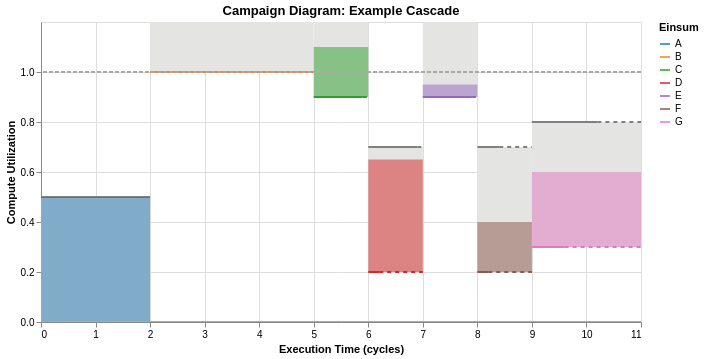
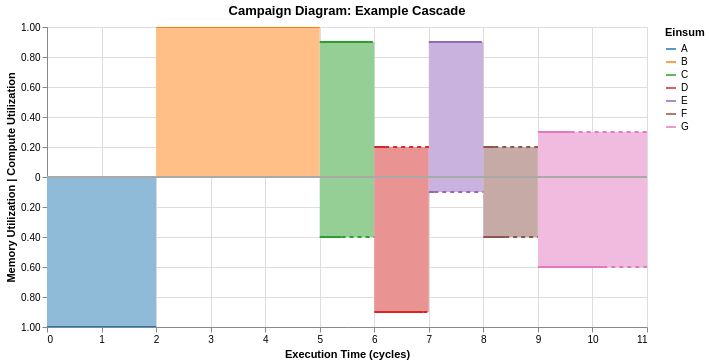

Here is the notebook cell these charts were saved with, in order:
### Code cell
chart, df = CampaignDiagram(cascade).draw(return_df=True)
chart_dual = CampaignDiagram(cascade).draw(dual_mode=True)
chart.interactive().show()
chart_dual.interactive().show()

### Figure 1 — Vega-Lite specification as saved in the notebook (floating-point values rounded to 4 significant figures)
{"config": {"view": {"continuousWidth": 300, "continuousHeight": 300}}, "layer": [{"layer": [{"layer": [{"layer": [{"mark": {"type": "rect", "color": "#E4E4E2"}, "encoding": {"tooltip": [{"field": "Einsum", "type": "nominal"}, {"field": "runtime", "type": "quantitative"}, {"field": "og_runtime", "type": "quantitative"}, {"field": "Memory_Utilization", "type": "quantitative"}, {"field": "Compute_Utilization", "type": "quantitative"}, {"field": "Compute_Utilization_plot", "type": "quantitative"}, {"field": "fusion_group", "type": "nominal"}, {"field": "memory_well", "type": "quantitative"}, {"field": "full_End_Time", "type": "quantitative"}, {"field": "throttled_duration", "type": "quantitative"}, {"field": "mem_throttled_duration", "type": "quantitative"}, {"field": "comp_throttled_duration", "type": "quantitative"}, {"field": "comp_perc", "type": "quantitative"}, {"field": "bw_perc", "type": "quantitative"}, {"field": "compute_type", "type": "nominal"}, {"field": "memory_type", "type": "nominal"}], "x": {"field": "Time_Stamp", "type": "quantitative"}, "x2": {"field": "full_End_Time"}, "y": {"field": "compute_limit_bot", "type": "quantitative"}, "y2": {"field": "compute_limit_top"}}, "name": "view_73c838f54dfe293d_0", "transform": [{"calculate": "datum.Compute_Utilization_plot + 0.5 * datum.memory_well", "as": "compute_limit_top"}, {"calculate": "datum.Compute_Utilization_plot", "as": "compute_limit_bot"}, {"calculate": "datum.Compute_Utilization_plot", "as": "y1"}, {"calculate": "datum.Compute_Utilization_plot + datum.Memory_Utilization * 0.5", "as": "y2"}]}, {"mark": {"type": "rule", "color": "gray", "size": 2, "strokeDash": [0, 0]}, "encoding": {"tooltip": [{"field": "Einsum", "type": "nominal"}, {"field": "runtime", "type": "quantitative"}, {"field": "og_runtime", "type": "quantitative"}, {"field": "Memory_Utilization", "type": "quantitative"}, {"field": "Compute_Utilization", "type": "quantitative"}, {"field": "Compute_Utilization_plot", "type": "quantitative"}, {"field": "fusion_group", "type": "nominal"}, {"field": "memory_well", "type": "quantitative"}, {"field": "full_End_Time", "type": "quantitative"}, {"field": "throttled_duration", "type": "quantitative"}, {"field": "mem_throttled_duration", "type": "quantitative"}, {"field": "comp_throttled_duration", "type": "quantitative"}, {"field": "comp_perc", "type": "quantitative"}, {"field": "bw_perc", "type": "quantitative"}, {"field": "compute_type", "type": "nominal"}, {"field": "memory_type", "type": "nominal"}], "x": {"field": "Time_Stamp", "type": "quantitative"}, "x2": {"field": "mb_End_Time"}, "y": {"field": "compute_limit_top", "type": "quantitative"}}, "transform": [{"calculate": "datum.Compute_Utilization_plot + 0.5 * datum.memory_well", "as": "compute_limit_top"}, {"calculate": "datum.Compute_Utilization_plot", "as": "compute_limit_bot"}, {"calculate": "datum.Compute_Utilization_plot", "as": "y1"}, {"calculate": "datum.Compute_Utilization_plot + datum.Memory_Utilization * 0.5", "as": "y2"}]}]}, {"mark": {"type": "rect", "opacity": 0.5}, "encoding": {"color": {"field": "Einsum", "legend": null, "scale": {"domain": ["A", "B", "C", "D", "E", "F", "G"], "range": ["#1f77b4", "#ff7f0e", "#2ca02c", "#d62728", "#9467bd", "#8c564b", "#e377c2"]}, "sort": ["A", "B", "C", "D", "E", "F", "G"], "type": "nominal"}, "tooltip": [{"field": "Einsum", "type": "nominal"}, {"field": "runtime", "type": "quantitative"}, {"field": "og_runtime", "type": "quantitative"}, {"field": "Memory_Utilization", "type": "quantitative"}, {"field": "Compute_Utilization", "type": "quantitative"}, {"field": "Compute_Utilization_plot", "type": "quantitative"}, {"field": "fusion_group", "type": "nominal"}, {"field": "memory_well", "type": "quantitative"}, {"field": "full_End_Time", "type": "quantitative"}, {"field": "throttled_duration", "type": "quantitative"}, {"field": "mem_throttled_duration", "type": "quantitative"}, {"field": "comp_throttled_duration", "type": "quantitative"}, {"field": "comp_perc", "type": "quantitative"}, {"field": "bw_perc", "type": "quantitative"}, {"field": "compute_type", "type": "nominal"}, {"field": "memory_type", "type": "nominal"}], "x": {"field": "Time_Stamp", "type": "quantitative"}, "x2": {"field": "full_End_Time"}, "y": {"field": "y1", "type": "quantitative"}, "y2": {"field": "y2"}}, "transform": [{"calculate": "datum.Compute_Utilization_plot + 0.5 * datum.memory_well", "as": "compute_limit_top"}, {"calculate": "datum.Compute_Utilization_plot", "as": "compute_limit_bot"}, {"calculate": "datum.Compute_Utilization_plot", "as": "y1"}, {"calculate": "datum.Compute_Utilization_plot + datum.Memory_Utilization * 0.5", "as": "y2"}]}, {"mark": {"type": "line", "interpolate": "step-after", "size": 2}, "encoding": {"color": {"field": "Einsum", "legend": null, "scale": {"domain": ["A", "B", "C", "D", "E", "F", "G"], "range": ["#1f77b4", "#ff7f0e", "#2ca02c", "#d62728", "#9467bd", "#8c564b", "#e377c2"]}, "sort": ["A", "B", "C", "D", "E", "F", "G"], "type": "nominal"}, "tooltip": [{"field": "Einsum", "type": "nominal"}, {"field": "runtime", "type": "quantitative"}, {"field": "og_runtime", "type": "quantitative"}, {"field": "Memory_Utilization", "type": "quantitative"}, {"field": "Compute_Utilization", "type": "quantitative"}, {"field": "Compute_Utilization_plot", "type": "quantitative"}, {"field": "fusion_group", "type": "nominal"}, {"field": "memory_well", "type": "quantitative"}, {"field": "full_End_Time", "type": "quantitative"}, {"field": "throttled_duration", "type": "quantitative"}, {"field": "mem_throttled_duration", "type": "quantitative"}, {"field": "comp_throttled_duration", "type": "quantitative"}, {"field": "comp_perc", "type": "quantitative"}, {"field": "bw_perc", "type": "quantitative"}, {"field": "compute_type", "type": "nominal"}, {"field": "memory_type", "type": "nominal"}], "x": {"field": "Time_Stamp", "type": "quantitative"}, "x2": {"field": "cb_End_Time"}, "y": {"axis": {"labelExpr": "format(datum.value, '.1f')", "title": "Compute Utilization", "values": [0, 0.2, 0.4, 0.6, 0.8, 1.0]}, "field": "Compute_Utilization_plot", "scale": {"domain": [0, 1.2]}, "title": "Compute Utilization", "type": "quantitative"}}, "transform": [{"calculate": "datum.Compute_Utilization_plot + 0.5 * datum.memory_well", "as": "compute_limit_top"}, {"calculate": "datum.Compute_Utilization_plot", "as": "compute_limit_bot"}, {"calculate": "datum.Compute_Utilization_plot", "as": "y1"}, {"calculate": "datum.Compute_Utilization_plot + datum.Memory_Utilization * 0.5", "as": "y2"}]}, {"mark": {"type": "rule", "color": "gray", "size": 2, "strokeDash": [4, 4]}, "encoding": {"tooltip": [{"field": "Einsum", "type": "nominal"}, {"field": "runtime", "type": "quantitative"}, {"field": "og_runtime", "type": "quantitative"}, {"field": "Memory_Utilization", "type": "quantitative"}, {"field": "Compute_Utilization", "type": "quantitative"}, {"field": "Compute_Utilization_plot", "type": "quantitative"}, {"field": "fusion_group", "type": "nominal"}, {"field": "memory_well", "type": "quantitative"}, {"field": "full_End_Time", "type": "quantitative"}, {"field": "throttled_duration", "type": "quantitative"}, {"field": "mem_throttled_duration", "type": "quantitative"}, {"field": "comp_throttled_duration", "type": "quantitative"}, {"field": "comp_perc", "type": "quantitative"}, {"field": "bw_perc", "type": "quantitative"}, {"field": "compute_type", "type": "nominal"}, {"field": "memory_type", "type": "nominal"}], "x": {"field": "mb_End_Time", "type": "quantitative"}, "x2": {"field": "full_End_Time"}, "y": {"field": "compute_limit_top", "type": "quantitative"}}, "transform": [{"calculate": "datum.Compute_Utilization_plot + 0.5 * datum.memory_well", "as": "compute_limit_top"}, {"calculate": "datum.Compute_Utilization_plot", "as": "compute_limit_bot"}, {"calculate": "datum.Compute_Utilization_plot", "as": "y1"}, {"calculate": "datum.Compute_Utilization_plot + datum.Memory_Utilization * 0.5", "as": "y2"}]}, {"data": {"name": "data-21eb608e889e5d47b8d705c02560f709"}, "mark": {"type": "rule", "size": 2, "strokeDash": [4, 4]}, "encoding": {"color": {"field": "Einsum", "legend": null, "scale": {"domain": ["A", "B", "C", "D", "E", "F", "G"], "range": ["#1f77b4", "#ff7f0e", "#2ca02c", "#d62728", "#9467bd", "#8c564b", "#e377c2"]}, "sort": ["A", "B", "C", "D", "E", "F", "G"], "type": "nominal"}, "tooltip": [{"field": "Einsum", "type": "nominal"}, {"field": "x", "type": "quantitative"}, {"field": "x2", "type": "quantitative"}], "x": {"field": "x", "type": "quantitative"}, "x2": {"field": "x2"}, "y": {"field": "y", "type": "quantitative"}}}], "data": {"name": "data-c489a3a5f671f9a9bc5dcd604862e1ed"}, "encoding": {"x": {"field": "Time_Stamp", "title": "Execution Time (cycles)", "type": "quantitative"}}, "resolve": {"scale": {"color": "independent"}}}, {"data": {"name": "data-62270e77d641448c13ff0a9fcf3e6578"}, "mark": {"type": "rule", "color": "darkgray", "size": 2, "strokeDash": [4, 2]}, "encoding": {"y": {"field": "y", "type": "quantitative"}}}]}, {"data": {"name": "data-87e69d7a9d7ae5b02a22f807b2d20c57"}, "mark": {"type": "rule", "color": "darkgray", "size": 2, "strokeDash": [0, 0]}, "encoding": {"y": {"field": "y", "type": "quantitative"}}}, {"data": {"name": "data-f5e81339894137a16306520676b25299"}, "mark": {"type": "line", "opacity": 0}, "encoding": {"color": {"field": "Einsum", "legend": {"title": "Einsum"}, "scale": {"domain": ["A", "B", "C", "D", "E", "F", "G"], "range": ["#1f77b4", "#ff7f0e", "#2ca02c", "#d62728", "#9467bd", "#8c564b", "#e377c2"]}, "sort": ["A", "B", "C", "D", "E", "F", "G"], "type": "nominal"}}}], "height": 300, "params": [{"name": "param_1e9efca18e7a2868", "select": {"type": "interval", "encodings": ["x", "y"]}, "bind": "scales", "views": ["view_73c838f54dfe293d_0"]}], "title": "Campaign Diagram: Example Cascade", "width": 600, "$schema": "https://vega.github.io/schema/vega-lite/v6.4.1.json", "datasets": {"data-c489a3a5f671f9a9bc5dcd604862e1ed": [{"Einsum": "A", "fusion_group": "fg1", "fusion_type": "STRONG", "Starting_Time": 0.0, "Time_Stamp": 0.0, "End_Time": 2.0, "cb_End_Time": 0.0, "mb_End_Time": 2.0, "full_End_Time": 2.0, "runtime": 2.0, "og_runtime": 2.0, "Compute_Utilization": 0.0, "Compute_Utilization_plot": 0.0, "Memory_Utilization": 1.0, "Memory_Utilization_plot": 1.0, "memory_well": 1.0, "cutil_start": 0.0, "mutil_start": 0.0, "compute_color": "#332288", "bw_color": "#9990C3", "throttled": false, "throttled_duration": 0.0, "mem_throttled_duration": 0.0, "comp_throttled_duration": 2.0, "comp_perc": 1.0, "bw_perc": 1.0, "compute_type": "Compute Pool", "memory_type": "Memory Pool"}, {"Einsum": "B", "fusion_group": "fg1", "fusion_type": "STRONG", "Starting_Time": 2.0, "Time_Stamp": 2.0, "End_Time": 5.0, "cb_End_Time": 5.0, "mb_End_Time": 2.0, "full_End_Time": 5.0, "runtime": 3.0, "og_runtime": 3.0, "Compute_Utilization": 1.0, "Compute_Utilization_plot": 1.0, "Memory_Utilization": 0.0, "Memory_Utilization_plot": 0.0, "memory_well": 1.0, "cutil_start": 0.0, "mutil_start": 0.0, "compute_color": "#117733", "bw_color": "#88BB99", "throttled": false, "throttled_duration": 0.0, "mem_throttled_duration": 3.0, "comp_throttled_duration": 0.0, "comp_perc": 1.0, "bw_perc": 1.0, "compute_type": "Compute Pool", "memory_type": "Memory Pool"}, {"Einsum": "C", "fusion_group": "fg2", "fusion_type": "STRONG", "Starting_Time": 5.0, "Time_Stamp": 5.0, "End_Time": 5.9, "cb_End_Time": 5.9, "mb_End_Time": 5.4, "full_End_Time": 6.0, "runtime": 1.0, "og_runtime": 1.0, "Compute_Utilization": 0.9, "Compute_Utilization_plot": 0.9, "Memory_Utilization": 0.4, "Memory_Utilization_plot": 0.4, "memory_well": 1.0, "cutil_start": 0.0, "mutil_start": 0.0, "compute_color": "#882255", "bw_color": "#C390AA", "throttled": true, "throttled_duration": 0.1, "mem_throttled_duration": 0.6, "comp_throttled_duration": 0.1, "comp_perc": 1.0, "bw_perc": 1.0, "compute_type": "Compute Pool", "memory_type": "Memory Pool"}, {"Einsum": "D", "fusion_group": "fg2", "fusion_type": "STRONG", "Starting_Time": 6.0, "Time_Stamp": 6.0, "End_Time": 6.9, "cb_End_Time": 6.2, "mb_End_Time": 6.9, "full_End_Time": 7.0, "runtime": 1.0, "og_runtime": 1.0, "Compute_Utilization": 0.2, "Compute_Utilization_plot": 0.2, "Memory_Utilization": 0.9, "Memory_Utilization_plot": 0.9, "memory_well": 1.0, "cutil_start": 0.0, "mutil_start": 0.0, "compute_color": "#44AA99", "bw_color": "#A1D4CC", "throttled": true, "throttled_duration": 0.1, "mem_throttled_duration": 0.1, "comp_throttled_duration": 0.8, "comp_perc": 1.0, "bw_perc": 1.0, "compute_type": "Compute Pool", "memory_type": "Memory Pool"}, {"Einsum": "E", "fusion_group": "fg3", "fusion_type": "STRONG", "Starting_Time": 7.0, "Time_Stamp": 7.0, "End_Time": 7.9, "cb_End_Time": 7.9, "mb_End_Time": 7.1, "full_End_Time": 8.0, "runtime": 1.0, "og_runtime": 1.0, "Compute_Utilization": 0.9, "Compute_Utilization_plot": 0.9, "Memory_Utilization": 0.1, "Memory_Utilization_plot": 0.1, "memory_well": 1.0, "cutil_start": 0.0, "mutil_start": 0.0, "compute_color": "#999933", "bw_color": "#CCCC99", "throttled": true, "throttled_duration": 0.1, "mem_throttled_duration": 0.9, "comp_throttled_duration": 0.1, "comp_perc": 1.0, "bw_perc": 1.0, "compute_type": "Compute Pool", "memory_type": "Memory Pool"}, {"Einsum": "F", "fusion_group": "fg3", "fusion_type": "STRONG", "Starting_Time": 8.0, "Time_Stamp": 8.0, "End_Time": 8.4, "cb_End_Time": 8.2, "mb_End_Time": 8.4, "full_End_Time": 9.0, "runtime": 1.0, "og_runtime": 1.0, "Compute_Utilization": 0.2, "Compute_Utilization_plot": 0.2, "Memory_Utilization": 0.4, "Memory_Utilization_plot": 0.4, "memory_well": 1.0, "cutil_start": 0.0, "mutil_start": 0.0, "compute_color": "#AA4499", "bw_color": "#D4A1CC", "throttled": true, "throttled_duration": 0.6, "mem_throttled_duration": 0.6, "comp_throttled_duration": 0.8, "comp_perc": 1.0, "bw_perc": 1.0, "compute_type": "Compute Pool", "memory_type": "Memory Pool"}, {"Einsum": "G", "fusion_group": "fg3", "fusion_type": "STRONG", "Starting_Time": 9.0, "Time_Stamp": 9.0, "End_Time": 10.2, "cb_End_Time": 9.6, "mb_End_Time": 10.2, "full_End_Time": 11.0, "runtime": 2.0, "og_runtime": 2.0, "Compute_Utilization": 0.3, "Compute_Utilization_plot": 0.3, "Memory_Utilization": 0.6, "Memory_Utilization_plot": 0.6, "memory_well": 1.0, "cutil_start": 0.0, "mutil_start": 0.0, "compute_color": "#DDCC77", "bw_color": "#EEE5BB", "throttled": true, "throttled_duration": 0.8, "mem_throttled_duration": 0.8, "comp_throttled_duration": 1.4, "comp_perc": 1.0, "bw_perc": 1.0, "compute_type": "Compute Pool", "memory_type": "Memory Pool"}], "data-21eb608e889e5d47b8d705c02560f709": [{"Einsum": "A", "x": 0.0, "x2": 2.0, "y": 0.0, "color": "#332288"}, {"Einsum": "C", "x": 5.9, "x2": 6.0, "y": 0.9, "color": "#882255"}, {"Einsum": "D", "x": 6.2, "x2": 7.0, "y": 0.2, "color": "#44AA99"}, {"Einsum": "E", "x": 7.9, "x2": 8.0, "y": 0.9, "color": "#999933"}, {"Einsum": "F", "x": 8.2, "x2": 9.0, "y": 0.2, "color": "#AA4499"}, {"Einsum": "G", "x": 9.6, "x2": 11.0, "y": 0.3, "color": "#DDCC77"}], "data-62270e77d641448c13ff0a9fcf3e6578": [{"y": 1.0}], "data-87e69d7a9d7ae5b02a22f807b2d20c57": [{"y": 0.0}], "data-f5e81339894137a16306520676b25299": [{"Einsum": "A", "fusion_group": "fg1", "fusion_type": "STRONG", "Starting_Time": 0.0, "Time_Stamp": 0.0, "End_Time": 2.0, "cb_End_Time": 0.0, "mb_End_Time": 2.0, "full_End_Time": 2.0, "runtime": 2.0, "og_runtime": 2.0, "Compute_Utilization": 0.0, "Compute_Utilization_plot": 0.0, "Memory_Utilization": 1.0, "Memory_Utilization_plot": 1.0, "memory_well": 1.0, "cutil_start": 0.0, "mutil_start": 0.0, "compute_color": "#332288", "bw_color": "#9990C3", "throttled": false, "throttled_duration": 0.0, "mem_throttled_duration": 0.0, "comp_throttled_duration": 2.0, "comp_perc": 1.0, "bw_perc": 1.0, "compute_type": "Compute Pool", "memory_type": "Memory Pool"}]}}

### Figure 2 — Vega-Lite specification as saved in the notebook (floating-point values rounded to 4 significant figures)
{"config": {"view": {"continuousWidth": 300, "continuousHeight": 300}}, "layer": [{"layer": [{"data": {"name": "data-c489a3a5f671f9a9bc5dcd604862e1ed"}, "mark": {"type": "rect", "opacity": 1}, "encoding": {"color": {"field": "Einsum", "legend": null, "scale": {"domain": ["A", "B", "C", "D", "E", "F", "G"], "range": ["#8FBBD9", "#FFBF86", "#95CF95", "#EA9393", "#C9B3DE", "#C5AAA5", "#F1BBE0"]}, "sort": ["A", "B", "C", "D", "E", "F", "G"], "type": "nominal"}, "tooltip": [{"field": "Einsum", "type": "nominal"}, {"field": "runtime", "type": "quantitative"}, {"field": "og_runtime", "type": "quantitative"}, {"field": "Memory_Utilization", "type": "quantitative"}, {"field": "Compute_Utilization", "type": "quantitative"}, {"field": "Compute_Utilization_plot", "type": "quantitative"}, {"field": "fusion_group", "type": "nominal"}, {"field": "memory_well", "type": "quantitative"}, {"field": "full_End_Time", "type": "quantitative"}, {"field": "throttled_duration", "type": "quantitative"}, {"field": "mem_throttled_duration", "type": "quantitative"}, {"field": "comp_throttled_duration", "type": "quantitative"}, {"field": "comp_perc", "type": "quantitative"}, {"field": "bw_perc", "type": "quantitative"}, {"field": "compute_type", "type": "nominal"}, {"field": "memory_type", "type": "nominal"}], "x": {"field": "Starting_Time", "type": "quantitative"}, "x2": {"field": "full_End_Time"}, "y": {"field": "cutil_start", "type": "quantitative"}, "y2": {"field": "Compute_Utilization_plot"}}, "name": "view_7bb7e8450f5c1fbc_0", "transform": [{"calculate": "datum.Compute_Utilization_plot + 0.5 * datum.memory_well", "as": "compute_limit_top"}, {"calculate": "datum.Compute_Utilization_plot", "as": "compute_limit_bot"}, {"calculate": "datum.Compute_Utilization_plot", "as": "y1"}, {"calculate": "datum.Compute_Utilization_plot + datum.Memory_Utilization * 0.5", "as": "y2"}]}, {"data": {"name": "data-c489a3a5f671f9a9bc5dcd604862e1ed"}, "mark": {"type": "rect", "opacity": 1}, "encoding": {"color": {"field": "Einsum", "legend": null, "scale": {"domain": ["A", "B", "C", "D", "E", "F", "G"], "range": ["#8FBBD9", "#FFBF86", "#95CF95", "#EA9393", "#C9B3DE", "#C5AAA5", "#F1BBE0"]}, "sort": ["A", "B", "C", "D", "E", "F", "G"], "type": "nominal"}, "tooltip": [{"field": "Einsum", "type": "nominal"}, {"field": "runtime", "type": "quantitative"}, {"field": "og_runtime", "type": "quantitative"}, {"field": "Memory_Utilization", "type": "quantitative"}, {"field": "Compute_Utilization", "type": "quantitative"}, {"field": "Compute_Utilization_plot", "type": "quantitative"}, {"field": "fusion_group", "type": "nominal"}, {"field": "memory_well", "type": "quantitative"}, {"field": "full_End_Time", "type": "quantitative"}, {"field": "throttled_duration", "type": "quantitative"}, {"field": "mem_throttled_duration", "type": "quantitative"}, {"field": "comp_throttled_duration", "type": "quantitative"}, {"field": "comp_perc", "type": "quantitative"}, {"field": "bw_perc", "type": "quantitative"}, {"field": "compute_type", "type": "nominal"}, {"field": "memory_type", "type": "nominal"}], "x": {"field": "Starting_Time", "type": "quantitative"}, "x2": {"field": "full_End_Time"}, "y": {"axis": {"labelExpr": "abs(datum.value) == 0 ? '0' : format(abs(datum.value), '.2f')"}, "field": "mutil_start", "scale": {"domain": [-1, 1]}, "title": "Memory Utilization | Compute Utilization", "type": "quantitative"}, "y2": {"field": "neg_mem_util"}}, "transform": [{"calculate": "datum.Compute_Utilization_plot + 0.5 * datum.memory_well", "as": "compute_limit_top"}, {"calculate": "datum.Compute_Utilization_plot", "as": "compute_limit_bot"}, {"calculate": "datum.Compute_Utilization_plot", "as": "y1"}, {"calculate": "datum.Compute_Utilization_plot + datum.Memory_Utilization * 0.5", "as": "y2"}, {"calculate": "-datum.mutil_start", "as": "mutil_start"}, {"calculate": "-datum.Memory_Utilization_plot", "as": "neg_mem_util"}]}, {"data": {"name": "data-c489a3a5f671f9a9bc5dcd604862e1ed"}, "mark": {"type": "line", "interpolate": "step-after", "size": 2}, "encoding": {"color": {"field": "Einsum", "legend": null, "scale": {"domain": ["A", "B", "C", "D", "E", "F", "G"], "range": ["#1f77b4", "#ff7f0e", "#2ca02c", "#d62728", "#9467bd", "#8c564b", "#e377c2"]}, "sort": ["A", "B", "C", "D", "E", "F", "G"], "type": "nominal"}, "tooltip": [{"field": "Einsum", "type": "nominal"}, {"field": "runtime", "type": "quantitative"}, {"field": "og_runtime", "type": "quantitative"}, {"field": "Memory_Utilization", "type": "quantitative"}, {"field": "Compute_Utilization", "type": "quantitative"}, {"field": "Compute_Utilization_plot", "type": "quantitative"}, {"field": "fusion_group", "type": "nominal"}, {"field": "memory_well", "type": "quantitative"}, {"field": "full_End_Time", "type": "quantitative"}, {"field": "throttled_duration", "type": "quantitative"}, {"field": "mem_throttled_duration", "type": "quantitative"}, {"field": "comp_throttled_duration", "type": "quantitative"}, {"field": "comp_perc", "type": "quantitative"}, {"field": "bw_perc", "type": "quantitative"}, {"field": "compute_type", "type": "nominal"}, {"field": "memory_type", "type": "nominal"}], "x": {"field": "Starting_Time", "type": "quantitative"}, "x2": {"field": "cb_End_Time"}, "y": {"field": "Compute_Utilization_plot", "type": "quantitative"}}, "transform": [{"calculate": "datum.Compute_Utilization_plot + 0.5 * datum.memory_well", "as": "compute_limit_top"}, {"calculate": "datum.Compute_Utilization_plot", "as": "compute_limit_bot"}, {"calculate": "datum.Compute_Utilization_plot", "as": "y1"}, {"calculate": "datum.Compute_Utilization_plot + datum.Memory_Utilization * 0.5", "as": "y2"}]}, {"data": {"name": "data-c489a3a5f671f9a9bc5dcd604862e1ed"}, "mark": {"type": "line", "interpolate": "step-after", "size": 2}, "encoding": {"color": {"field": "Einsum", "legend": null, "scale": {"domain": ["A", "B", "C", "D", "E", "F", "G"], "range": ["#1f77b4", "#ff7f0e", "#2ca02c", "#d62728", "#9467bd", "#8c564b", "#e377c2"]}, "sort": ["A", "B", "C", "D", "E", "F", "G"], "type": "nominal"}, "tooltip": [{"field": "Einsum", "type": "nominal"}, {"field": "runtime", "type": "quantitative"}, {"field": "og_runtime", "type": "quantitative"}, {"field": "Memory_Utilization", "type": "quantitative"}, {"field": "Compute_Utilization", "type": "quantitative"}, {"field": "Compute_Utilization_plot", "type": "quantitative"}, {"field": "fusion_group", "type": "nominal"}, {"field": "memory_well", "type": "quantitative"}, {"field": "full_End_Time", "type": "quantitative"}, {"field": "throttled_duration", "type": "quantitative"}, {"field": "mem_throttled_duration", "type": "quantitative"}, {"field": "comp_throttled_duration", "type": "quantitative"}, {"field": "comp_perc", "type": "quantitative"}, {"field": "bw_perc", "type": "quantitative"}, {"field": "compute_type", "type": "nominal"}, {"field": "memory_type", "type": "nominal"}], "x": {"field": "Starting_Time", "type": "quantitative"}, "x2": {"field": "mb_End_Time"}, "y": {"field": "neg_mem_util", "type": "quantitative"}}, "transform": [{"calculate": "datum.Compute_Utilization_plot + 0.5 * datum.memory_well", "as": "compute_limit_top"}, {"calculate": "datum.Compute_Utilization_plot", "as": "compute_limit_bot"}, {"calculate": "datum.Compute_Utilization_plot", "as": "y1"}, {"calculate": "datum.Compute_Utilization_plot + datum.Memory_Utilization * 0.5", "as": "y2"}, {"calculate": "-datum.Memory_Utilization_plot", "as": "neg_mem_util"}]}, {"data": {"name": "data-a0a55d106695e8d630baff0f16eee66d"}, "mark": {"type": "line", "color": "black", "interpolate": "step-after", "size": 2}, "encoding": {"y": {"field": "y", "type": "quantitative"}}}, {"data": {"name": "data-b972ad16b7468b44fdc599ddaef6dbc2"}, "mark": {"type": "rule", "size": 2, "strokeDash": [4, 4]}, "encoding": {"color": {"field": "Einsum", "legend": null, "scale": {"domain": ["A", "B", "C", "D", "E", "F", "G"], "range": ["#1f77b4", "#ff7f0e", "#2ca02c", "#d62728", "#9467bd", "#8c564b", "#e377c2"]}, "sort": ["A", "B", "C", "D", "E", "F", "G"], "type": "nominal"}, "tooltip": [{"field": "Einsum", "type": "nominal"}, {"field": "x", "type": "quantitative"}, {"field": "x2", "type": "quantitative"}], "x": {"field": "x", "type": "quantitative"}, "x2": {"field": "x2"}, "y": {"field": "y", "type": "quantitative"}}}, {"data": {"name": "data-21eb608e889e5d47b8d705c02560f709"}, "mark": {"type": "rule", "size": 2, "strokeDash": [4, 4]}, "encoding": {"color": {"field": "Einsum", "legend": null, "scale": {"domain": ["A", "B", "C", "D", "E", "F", "G"], "range": ["#1f77b4", "#ff7f0e", "#2ca02c", "#d62728", "#9467bd", "#8c564b", "#e377c2"]}, "sort": ["A", "B", "C", "D", "E", "F", "G"], "type": "nominal"}, "tooltip": [{"field": "Einsum", "type": "nominal"}, {"field": "x", "type": "quantitative"}, {"field": "x2", "type": "quantitative"}], "x": {"field": "x", "type": "quantitative"}, "x2": {"field": "x2"}, "y": {"field": "y", "type": "quantitative"}}}], "encoding": {"x": {"field": "Time_Stamp", "title": "Execution Time (cycles)", "type": "quantitative"}}, "resolve": {"scale": {"color": "independent"}}}, {"data": {"name": "data-87e69d7a9d7ae5b02a22f807b2d20c57"}, "mark": {"type": "rule", "color": "darkgray", "size": 2, "strokeDash": [0, 0]}, "encoding": {"y": {"field": "y", "type": "quantitative"}}}, {"data": {"name": "data-f5e81339894137a16306520676b25299"}, "mark": {"type": "line", "opacity": 0}, "encoding": {"color": {"field": "Einsum", "legend": {"title": "Einsum"}, "scale": {"domain": ["A", "B", "C", "D", "E", "F", "G"], "range": ["#1f77b4", "#ff7f0e", "#2ca02c", "#d62728", "#9467bd", "#8c564b", "#e377c2"]}, "sort": ["A", "B", "C", "D", "E", "F", "G"], "type": "nominal"}}}], "height": 300, "params": [{"name": "param_1e9efca18e7a2868", "select": {"type": "interval", "encodings": ["x", "y"]}, "bind": "scales", "views": ["view_7bb7e8450f5c1fbc_0"]}], "title": "Campaign Diagram: Example Cascade", "width": 600, "$schema": "https://vega.github.io/schema/vega-lite/v6.4.1.json", "datasets": {"data-c489a3a5f671f9a9bc5dcd604862e1ed": [{"Einsum": "A", "fusion_group": "fg1", "fusion_type": "STRONG", "Starting_Time": 0.0, "Time_Stamp": 0.0, "End_Time": 2.0, "cb_End_Time": 0.0, "mb_End_Time": 2.0, "full_End_Time": 2.0, "runtime": 2.0, "og_runtime": 2.0, "Compute_Utilization": 0.0, "Compute_Utilization_plot": 0.0, "Memory_Utilization": 1.0, "Memory_Utilization_plot": 1.0, "memory_well": 1.0, "cutil_start": 0.0, "mutil_start": 0.0, "compute_color": "#332288", "bw_color": "#9990C3", "throttled": false, "throttled_duration": 0.0, "mem_throttled_duration": 0.0, "comp_throttled_duration": 2.0, "comp_perc": 1.0, "bw_perc": 1.0, "compute_type": "Compute Pool", "memory_type": "Memory Pool"}, {"Einsum": "B", "fusion_group": "fg1", "fusion_type": "STRONG", "Starting_Time": 2.0, "Time_Stamp": 2.0, "End_Time": 5.0, "cb_End_Time": 5.0, "mb_End_Time": 2.0, "full_End_Time": 5.0, "runtime": 3.0, "og_runtime": 3.0, "Compute_Utilization": 1.0, "Compute_Utilization_plot": 1.0, "Memory_Utilization": 0.0, "Memory_Utilization_plot": 0.0, "memory_well": 1.0, "cutil_start": 0.0, "mutil_start": 0.0, "compute_color": "#117733", "bw_color": "#88BB99", "throttled": false, "throttled_duration": 0.0, "mem_throttled_duration": 3.0, "comp_throttled_duration": 0.0, "comp_perc": 1.0, "bw_perc": 1.0, "compute_type": "Compute Pool", "memory_type": "Memory Pool"}, {"Einsum": "C", "fusion_group": "fg2", "fusion_type": "STRONG", "Starting_Time": 5.0, "Time_Stamp": 5.0, "End_Time": 5.9, "cb_End_Time": 5.9, "mb_End_Time": 5.4, "full_End_Time": 6.0, "runtime": 1.0, "og_runtime": 1.0, "Compute_Utilization": 0.9, "Compute_Utilization_plot": 0.9, "Memory_Utilization": 0.4, "Memory_Utilization_plot": 0.4, "memory_well": 1.0, "cutil_start": 0.0, "mutil_start": 0.0, "compute_color": "#882255", "bw_color": "#C390AA", "throttled": true, "throttled_duration": 0.1, "mem_throttled_duration": 0.6, "comp_throttled_duration": 0.1, "comp_perc": 1.0, "bw_perc": 1.0, "compute_type": "Compute Pool", "memory_type": "Memory Pool"}, {"Einsum": "D", "fusion_group": "fg2", "fusion_type": "STRONG", "Starting_Time": 6.0, "Time_Stamp": 6.0, "End_Time": 6.9, "cb_End_Time": 6.2, "mb_End_Time": 6.9, "full_End_Time": 7.0, "runtime": 1.0, "og_runtime": 1.0, "Compute_Utilization": 0.2, "Compute_Utilization_plot": 0.2, "Memory_Utilization": 0.9, "Memory_Utilization_plot": 0.9, "memory_well": 1.0, "cutil_start": 0.0, "mutil_start": 0.0, "compute_color": "#44AA99", "bw_color": "#A1D4CC", "throttled": true, "throttled_duration": 0.1, "mem_throttled_duration": 0.1, "comp_throttled_duration": 0.8, "comp_perc": 1.0, "bw_perc": 1.0, "compute_type": "Compute Pool", "memory_type": "Memory Pool"}, {"Einsum": "E", "fusion_group": "fg3", "fusion_type": "STRONG", "Starting_Time": 7.0, "Time_Stamp": 7.0, "End_Time": 7.9, "cb_End_Time": 7.9, "mb_End_Time": 7.1, "full_End_Time": 8.0, "runtime": 1.0, "og_runtime": 1.0, "Compute_Utilization": 0.9, "Compute_Utilization_plot": 0.9, "Memory_Utilization": 0.1, "Memory_Utilization_plot": 0.1, "memory_well": 1.0, "cutil_start": 0.0, "mutil_start": 0.0, "compute_color": "#999933", "bw_color": "#CCCC99", "throttled": true, "throttled_duration": 0.1, "mem_throttled_duration": 0.9, "comp_throttled_duration": 0.1, "comp_perc": 1.0, "bw_perc": 1.0, "compute_type": "Compute Pool", "memory_type": "Memory Pool"}, {"Einsum": "F", "fusion_group": "fg3", "fusion_type": "STRONG", "Starting_Time": 8.0, "Time_Stamp": 8.0, "End_Time": 8.4, "cb_End_Time": 8.2, "mb_End_Time": 8.4, "full_End_Time": 9.0, "runtime": 1.0, "og_runtime": 1.0, "Compute_Utilization": 0.2, "Compute_Utilization_plot": 0.2, "Memory_Utilization": 0.4, "Memory_Utilization_plot": 0.4, "memory_well": 1.0, "cutil_start": 0.0, "mutil_start": 0.0, "compute_color": "#AA4499", "bw_color": "#D4A1CC", "throttled": true, "throttled_duration": 0.6, "mem_throttled_duration": 0.6, "comp_throttled_duration": 0.8, "comp_perc": 1.0, "bw_perc": 1.0, "compute_type": "Compute Pool", "memory_type": "Memory Pool"}, {"Einsum": "G", "fusion_group": "fg3", "fusion_type": "STRONG", "Starting_Time": 9.0, "Time_Stamp": 9.0, "End_Time": 10.2, "cb_End_Time": 9.6, "mb_End_Time": 10.2, "full_End_Time": 11.0, "runtime": 2.0, "og_runtime": 2.0, "Compute_Utilization": 0.3, "Compute_Utilization_plot": 0.3, "Memory_Utilization": 0.6, "Memory_Utilization_plot": 0.6, "memory_well": 1.0, "cutil_start": 0.0, "mutil_start": 0.0, "compute_color": "#DDCC77", "bw_color": "#EEE5BB", "throttled": true, "throttled_duration": 0.8, "mem_throttled_duration": 0.8, "comp_throttled_duration": 1.4, "comp_perc": 1.0, "bw_perc": 1.0, "compute_type": "Compute Pool", "memory_type": "Memory Pool"}], "data-a0a55d106695e8d630baff0f16eee66d": [{"y": 0}], "data-b972ad16b7468b44fdc599ddaef6dbc2": [{"Einsum": "B", "x": 2.0, "x2": 5.0, "y": -0.0, "color": "#117733"}, {"Einsum": "C", "x": 5.4, "x2": 6.0, "y": -0.4, "color": "#882255"}, {"Einsum": "D", "x": 6.9, "x2": 7.0, "y": -0.9, "color": "#44AA99"}, {"Einsum": "E", "x": 7.1, "x2": 8.0, "y": -0.1, "color": "#999933"}, {"Einsum": "F", "x": 8.4, "x2": 9.0, "y": -0.4, "color": "#AA4499"}, {"Einsum": "G", "x": 10.2, "x2": 11.0, "y": -0.6, "color": "#DDCC77"}], "data-21eb608e889e5d47b8d705c02560f709": [{"Einsum": "A", "x": 0.0, "x2": 2.0, "y": 0.0, "color": "#332288"}, {"Einsum": "C", "x": 5.9, "x2": 6.0, "y": 0.9, "color": "#882255"}, {"Einsum": "D", "x": 6.2, "x2": 7.0, "y": 0.2, "color": "#44AA99"}, {"Einsum": "E", "x": 7.9, "x2": 8.0, "y": 0.9, "color": "#999933"}, {"Einsum": "F", "x": 8.2, "x2": 9.0, "y": 0.2, "color": "#AA4499"}, {"Einsum": "G", "x": 9.6, "x2": 11.0, "y": 0.3, "color": "#DDCC77"}], "data-87e69d7a9d7ae5b02a22f807b2d20c57": [{"y": 0.0}], "data-f5e81339894137a16306520676b25299": [{"Einsum": "A", "fusion_group": "fg1", "fusion_type": "STRONG", "Starting_Time": 0.0, "Time_Stamp": 0.0, "End_Time": 2.0, "cb_End_Time": 0.0, "mb_End_Time": 2.0, "full_End_Time": 2.0, "runtime": 2.0, "og_runtime": 2.0, "Compute_Utilization": 0.0, "Compute_Utilization_plot": 0.0, "Memory_Utilization": 1.0, "Memory_Utilization_plot": 1.0, "memory_well": 1.0, "cutil_start": 0.0, "mutil_start": 0.0, "compute_color": "#332288", "bw_color": "#9990C3", "throttled": false, "throttled_duration": 0.0, "mem_throttled_duration": 0.0, "comp_throttled_duration": 2.0, "comp_perc": 1.0, "bw_perc": 1.0, "compute_type": "Compute Pool", "memory_type": "Memory Pool"}]}}
